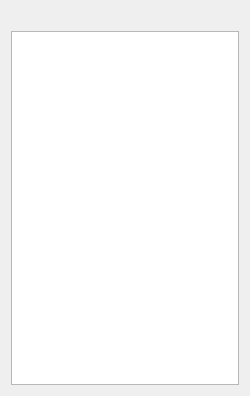
<?xml version="1.0" encoding="UTF-8"?>
<ui version="4.0">
 <class>Server</class>
 <widget class="QWidget" name="Server">
  <property name="windowModality">
   <enum>Qt::NonModal</enum>
  </property>
  <property name="geometry">
   <rect>
    <x>0</x>
    <y>0</y>
    <width>250</width>
    <height>396</height>
   </rect>
  </property>
  <property name="sizePolicy">
   <sizepolicy hsizetype="Expanding" vsizetype="Expanding">
    <horstretch>0</horstretch>
    <verstretch>0</verstretch>
   </sizepolicy>
  </property>
  <property name="minimumSize">
   <size>
    <width>250</width>
    <height>300</height>
   </size>
  </property>
  <property name="sizeIncrement">
   <size>
    <width>10</width>
    <height>10</height>
   </size>
  </property>
  <property name="focusPolicy">
   <enum>Qt::NoFocus</enum>
  </property>
  <property name="windowTitle">
   <string>Сервер</string>
  </property>
  <layout class="QVBoxLayout" name="verticalLayout">
   <item>
    <widget class="QLabel" name="label_isConnected">
     <property name="text">
      <string/>
     </property>
    </widget>
   </item>
   <item>
    <widget class="QListWidget" name="listWidget">
     <property name="font">
      <font>
       <weight>75</weight>
       <bold>true</bold>
      </font>
     </property>
     <property name="autoFillBackground">
      <bool>false</bool>
     </property>
     <property name="styleSheet">
      <string notr="true"/>
     </property>
     <property name="frameShape">
      <enum>QFrame::StyledPanel</enum>
     </property>
     <property name="sizeAdjustPolicy">
      <enum>QAbstractScrollArea::AdjustToContents</enum>
     </property>
     <property name="alternatingRowColors">
      <bool>false</bool>
     </property>
     <property name="selectionMode">
      <enum>QAbstractItemView::NoSelection</enum>
     </property>
     <property name="iconSize">
      <size>
       <width>0</width>
       <height>0</height>
      </size>
     </property>
     <property name="textElideMode">
      <enum>Qt::ElideRight</enum>
     </property>
     <property name="isWrapping" stdset="0">
      <bool>false</bool>
     </property>
     <property name="resizeMode">
      <enum>QListView::Fixed</enum>
     </property>
     <property name="layoutMode">
      <enum>QListView::SinglePass</enum>
     </property>
     <property name="spacing">
      <number>10</number>
     </property>
     <property name="gridSize">
      <size>
       <width>10</width>
       <height>25</height>
      </size>
     </property>
     <property name="viewMode">
      <enum>QListView::ListMode</enum>
     </property>
     <property name="modelColumn">
      <number>0</number>
     </property>
     <property name="uniformItemSizes">
      <bool>false</bool>
     </property>
     <property name="wordWrap">
      <bool>false</bool>
     </property>
    </widget>
   </item>
  </layout>
 </widget>
 <resources/>
 <connections/>
</ui>
